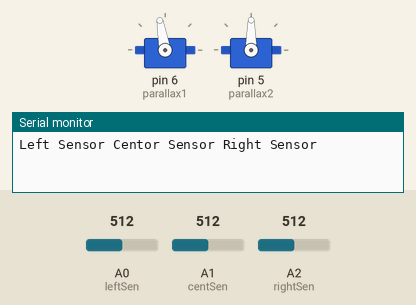
Bench run of a sketch on a simulated Arduino Uno, built with avr-gcc and run on an emulated ATmega328P. On the bench: 2 × servo, the last lines printed to the serial monitor. Inputs (shaded band) come from the test bench; at power-on: A0 (leftSen) = 512, A1 (centSen) = 512, A2 (rightSen) = 512.

Above: at 1.2 s.
1.3 s: A0 (leftSen) set to 165
2.8 s: A0 (leftSen) set to 133
At 3.3 s:
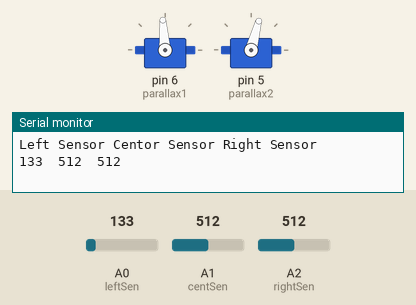
4.3 s: A1 (centSen) set to 161
5.8 s: A1 (centSen) set to 137
8.8 s: A2 (rightSen) set to 106
11.8 s: A2 (rightSen) set to 94
Timing chart, 0 to 14.3 s (numbered marks = the images above; inputs shaded):
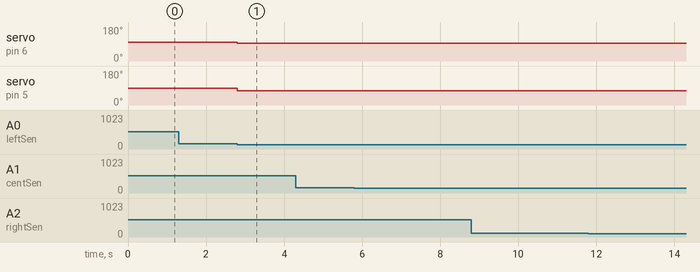

The sketch:

Real_Milestone_1.ino
```cpp
#include <Servo.h>

Servo parallax1;
Servo parallax2;

int leftSen = A0;
int centSen = A1;
int rightSen = A2;

int thresh=150;
void setup() {
parallax1.attach(6);
parallax2.attach(5);

pinMode(leftSen, INPUT);
pinMode(centSen,INPUT);
pinMode(rightSen,INPUT);
Serial.begin(9600);
Serial.println("Left Sensor Centor Sensor Right Sensor");
}

void loop() {

// correct for veer right
while(analogRead(centSen)>thresh && analogRead(rightSen)>thresh && analogRead(leftSen)<thresh){
  parallax1.write(94);
  parallax2.write(75);
}
//correct for veer left
while(analogRead(centSen)>thresh && analogRead(rightSen)<thresh && analogRead(leftSen)>thresh){
  parallax1.write(115);
  parallax2.write(94);
}
// go straight
while(analogRead(centSen)<thresh && analogRead(leftSen)>thresh && analogRead(rightSen)>thresh){
  parallax1.write(100);
  parallax2.write(90);
}

// T/fourway intersection
while(analogRead(centSen)>thresh && analogRead(leftSen)>thresh && analogRead(rightSen)>thresh){
  parallax1.write(100);
  parallax2.write(90);
}


Serial.println(analogRead(leftSen)+String("  ")+analogRead(centSen)+String("  ")+analogRead(rightSen));

}
```

Measured:
- the behaviour switches between 150 and 149 on A0 (leftSen) (found by bisection; images 0 and 1)
- after the input at 1.3 s, every drawn part: stays the same
- after the input at 2.8 s, servo on pin 6 (parallax1): 100° → 94° at once; servo on pin 5 (parallax2): 90° → 75° at once
- after the input at 4.3 s, every drawn part: stays the same
